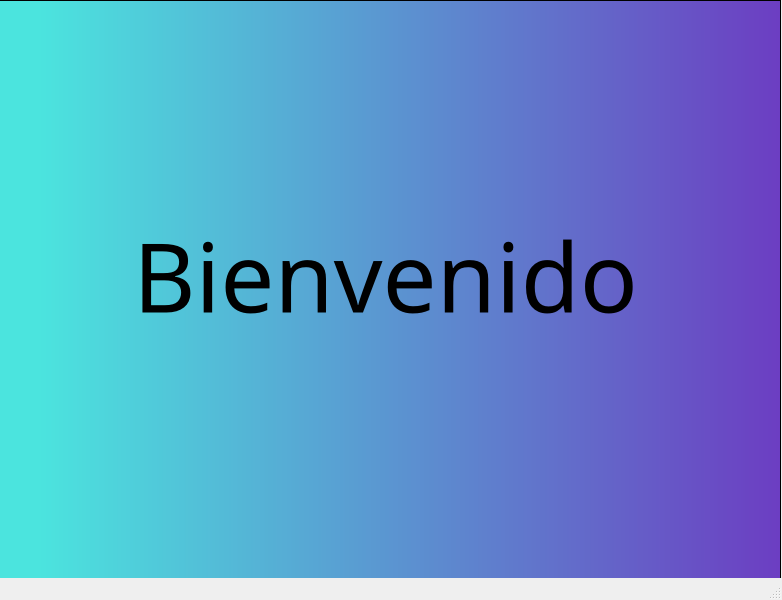
<?xml version="1.0" encoding="UTF-8"?>
<ui version="4.0">
 <class>VentanaDos</class>
 <widget class="QMainWindow" name="VentanaDos">
  <property name="geometry">
   <rect>
    <x>0</x>
    <y>0</y>
    <width>782</width>
    <height>600</height>
   </rect>
  </property>
  <property name="windowTitle">
   <string>MainWindow</string>
  </property>
  <widget class="QWidget" name="centralwidget">
   <widget class="QFrame" name="frame">
    <property name="geometry">
     <rect>
      <x>-30</x>
      <y>0</y>
      <width>811</width>
      <height>591</height>
     </rect>
    </property>
    <property name="autoFillBackground">
     <bool>true</bool>
    </property>
    <property name="styleSheet">
     <string notr="true">background-color:qlineargradient(spread:reflect, x1:0, y1:0, x2:1, y2:0, stop:0.0852273 rgba(75, 228, 222, 255), stop:1 rgba(108, 61, 194, 255));</string>
    </property>
    <property name="frameShape">
     <enum>QFrame::StyledPanel</enum>
    </property>
    <property name="frameShadow">
     <enum>QFrame::Raised</enum>
    </property>
    <widget class="QLabel" name="label">
     <property name="geometry">
      <rect>
       <x>80</x>
       <y>130</y>
       <width>671</width>
       <height>291</height>
      </rect>
     </property>
     <property name="font">
      <font>
       <family>SWRomnt</family>
       <pointsize>72</pointsize>
       <weight>50</weight>
       <italic>false</italic>
       <bold>false</bold>
      </font>
     </property>
     <property name="styleSheet">
      <string notr="true">background-color:rgba(0, 0, 0, 0%);
;
font: 72pt &quot;SWRomnt&quot;;</string>
     </property>
     <property name="text">
      <string>Bienvenido</string>
     </property>
     <property name="scaledContents">
      <bool>true</bool>
     </property>
     <property name="alignment">
      <set>Qt::AlignCenter</set>
     </property>
    </widget>
   </widget>
  </widget>
  <widget class="QMenuBar" name="menubar">
   <property name="geometry">
    <rect>
     <x>0</x>
     <y>0</y>
     <width>782</width>
     <height>21</height>
    </rect>
   </property>
  </widget>
  <widget class="QStatusBar" name="statusbar"/>
 </widget>
 <resources/>
 <connections/>
</ui>
